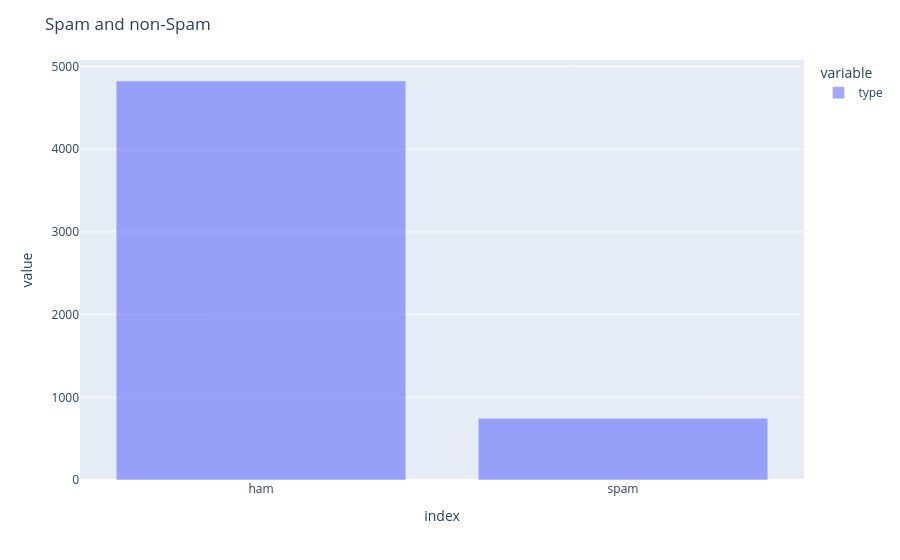

Notebook code cell kept with this figure:
### Markdown cell above
## a) Find the distribution of target variable (Class)

### Code cell
fig = plt.bar(sms_data["type"].value_counts())
fig.update_traces(opacity=0.6, )
fig.update_layout(title_text="Spam and non-Spam")
fig.show()

### Figure 1 — Plotly figure (JSON) as saved in the notebook; plotly's stock layout.template omitted (floating-point values rounded to 4 significant figures)
{"data": [{"alignmentgroup": "True", "hovertemplate": "variable=type<br>index=%{x}<br>value=%{y}<extra></extra>", "legendgroup": "type", "marker": {"color": "#636efa"}, "name": "type", "offsetgroup": "type", "opacity": 0.6, "orientation": "v", "showlegend": true, "textposition": "auto", "type": "bar", "x": ["ham", "spam"], "xaxis": "x", "y": [4825, 747], "yaxis": "y"}], "layout": {"barmode": "relative", "legend": {"title": {"text": "variable"}, "tracegroupgap": 0}, "margin": {"t": 60}, "title": {"text": "Spam and non-Spam"}, "xaxis": {"anchor": "y", "domain": [0, 1], "title": {"text": "index"}}, "yaxis": {"anchor": "x", "domain": [0, 1], "title": {"text": "value"}}}}
